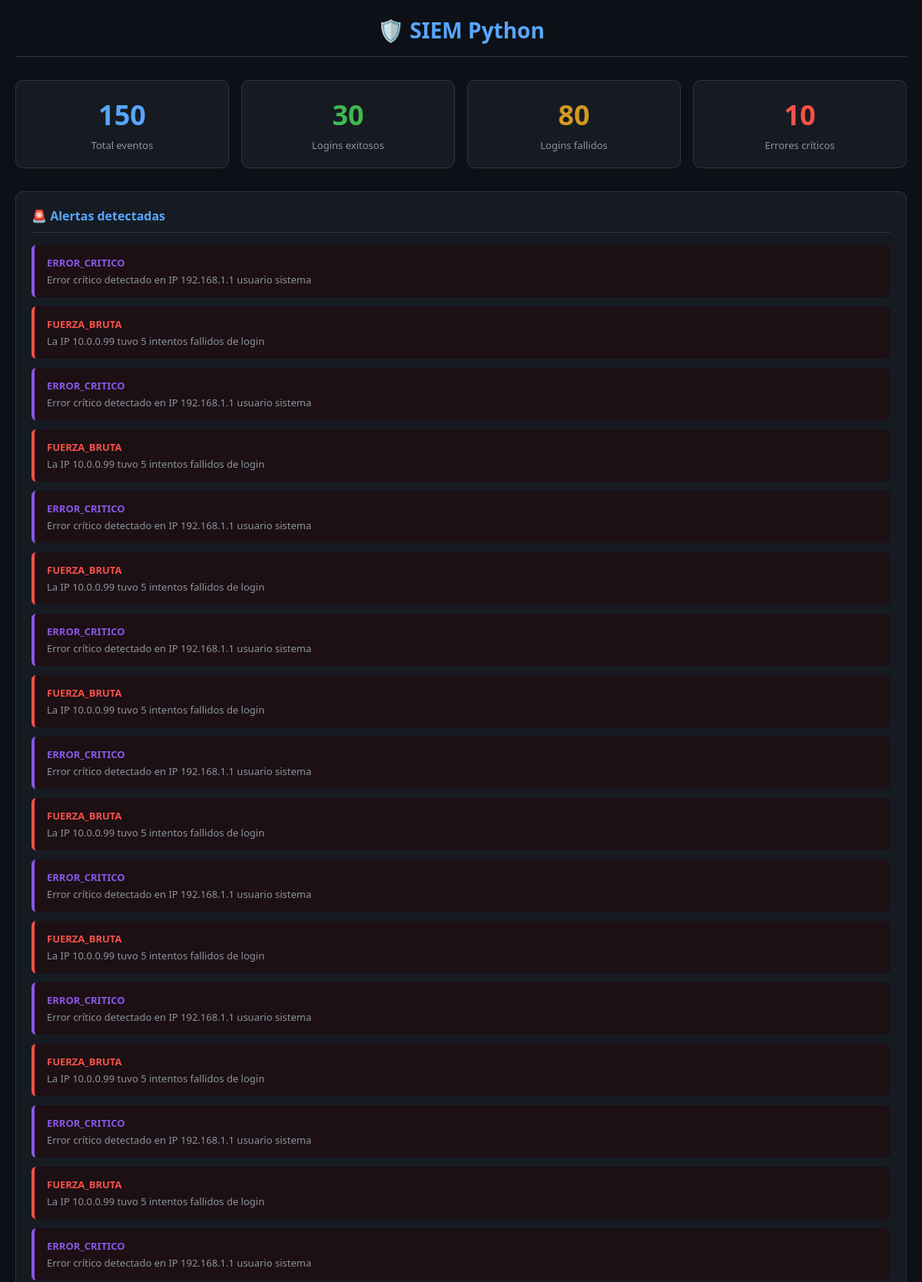
The page / (upper part) on the database its author committed.
### tables this page shows
CREATE TABLE alertas (
                id       INTEGER PRIMARY KEY AUTOINCREMENT,
                tipo     TEXT,
                ip       TEXT,
                cantidad INTEGER,
                mensaje  TEXT
            );

### src/dashboard.py (the view)
@app.route("/")
def index():
    eventos, alertas = obtener_datos()
    stats = obtener_estadisticas(eventos)
    return render_template(
        "index.html",
        eventos  = eventos,
        alertas  = alertas,
        stats    = stats
    )

### src/dashboard.py (called while the page is built)
def obtener_datos():
    try:
        conexion = sqlite3.connect(RUTA_DB)
        conexion.row_factory = sqlite3.Row  # permite acceder por nombre de columna
        cursor = conexion.cursor()
        cursor.execute("SELECT * FROM eventos ORDER BY fecha DESC, hora DESC")
        eventos = cursor.fetchall()
        cursor.execute("SELECT * FROM alertas ORDER BY id DESC")
        alertas = cursor.fetchall()
        conexion.close()
        return eventos, alertas
    except Exception as e:
        print(f"[ Dashboard ] Error al leer la base de datos: {e}")
        return [], []

def obtener_estadisticas(eventos):
    total        = len(eventos)
    exitosos     = sum(1 for e in eventos if e["accion"] == "LOGIN_EXITOSO")
    fallidos     = sum(1 for e in eventos if e["accion"] == "LOGIN_FALLIDO")
    errores      = sum(1 for e in eventos if e["nivel"]  == "ERROR")
    return {
        "total":    total,
        "exitosos": exitosos,
        "fallidos": fallidos,
        "errores":  errores
    }

### src/templates/index.html (shortened to what this page needs)
<!DOCTYPE html>
<html lang="es">
<head>
</head>
<body>
    <h1>🛡️ SIEM Python</h1>
    <div class="stats">
        <div class="card total">
            <div class="numero">{{ stats.total }}</div>
            <div class="etiqueta">Total eventos</div>
        </div>
        <div class="card exito">
            <div class="numero">{{ stats.exitosos }}</div>
            <div class="etiqueta">Logins exitosos</div>
        </div>
        <div class="card fallo">
            <div class="numero">{{ stats.fallidos }}</div>
            <div class="etiqueta">Logins fallidos</div>
        </div>
        <div class="card error">
            <div class="numero">{{ stats.errores }}</div>
            <div class="etiqueta">Errores críticos</div>
        </div>
    </div>
    <div class="seccion">
        <h2>🚨 Alertas detectadas</h2>
        {% if alertas %}
            {% for alerta in alertas %}
            <div class="alerta {{ alerta['tipo'] }}">
                <div class="tipo">{{ alerta['tipo'] }}</div>
                <div class="detalle">{{ alerta['mensaje'] }}</div>
            </div>
            {% endfor %}
        {% else %}
            <div class="sin-alertas">✅ Sin alertas. Todo parece normal.</div>
        {% endif %}
    </div>
</body>
</html>

### src/templates/index.html (style rules this page uses)
* { margin: 0; padding: 0; box-sizing: border-box; }
body { background: #0d1117; color: #c9d1d9; font-family: 'Segoe UI', sans-serif; padding: 20px; }
h1 { text-align: center; color: #58a6ff; font-size: 28px; margin-bottom: 30px; border-bottom: 1px solid #30363d; padding-bottom: 15px; }
.stats { display: flex; gap: 16px; margin-bottom: 30px; flex-wrap: wrap; }
.card { flex: 1; min-width: 140px; background: #161b22; border: 1px solid #30363d; border-radius: 10px; padding: 20px; text-align: center; }
.card .numero { font-size: 36px; font-weight: bold; margin-bottom: 6px; }
.card .etiqueta { font-size: 13px; color: #8b949e; }
.card.total .numero { color: #58a6ff; }
.card.exito .numero { color: #3fb950; }
.card.fallo .numero { color: #d29922; }
.card.error .numero { color: #f85149; }
.seccion { background: #161b22; border: 1px solid #30363d; border-radius: 10px; padding: 20px; margin-bottom: 24px; }
.seccion h2 { font-size: 16px; margin-bottom: 16px; color: #58a6ff; border-bottom: 1px solid #30363d; padding-bottom: 10px; }
.alerta { background: #1c1014; border-left: 4px solid #f85149; border-radius: 6px; padding: 14px 16px; margin-bottom: 12px; }
.alerta.FUERZA_BRUTA { border-color: #f85149; }
.alerta.ERROR_CRITICO { border-color: #8957e5; }
.alerta .tipo { font-size: 13px; font-weight: bold; color: #f85149; margin-bottom: 4px; }
.alerta.ERROR_CRITICO .tipo { color: #8957e5; }
.alerta .detalle { font-size: 13px; color: #8b949e; }

### rows shown on the page
alertas: tipo "ERROR_CRITICO", mensaje "Error crítico detectado en IP 192.168.1.1 usuario sistema"
alertas: tipo "FUERZA_BRUTA", mensaje "La IP 10.0.0.99 tuvo 5 intentos fallidos de login"
alertas: tipo "ERROR_CRITICO", mensaje "Error crítico detectado en IP 192.168.1.1 usuario sistema"
alertas: tipo "FUERZA_BRUTA", mensaje "La IP 10.0.0.99 tuvo 5 intentos fallidos de login"
alertas: tipo "ERROR_CRITICO", mensaje "Error crítico detectado en IP 192.168.1.1 usuario sistema"
alertas: tipo "FUERZA_BRUTA", mensaje "La IP 10.0.0.99 tuvo 5 intentos fallidos de login"
alertas: tipo "ERROR_CRITICO", mensaje "Error crítico detectado en IP 192.168.1.1 usuario sistema"
alertas: tipo "FUERZA_BRUTA", mensaje "La IP 10.0.0.99 tuvo 5 intentos fallidos de login"
alertas: tipo "ERROR_CRITICO", mensaje "Error crítico detectado en IP 192.168.1.1 usuario sistema"
alertas: tipo "FUERZA_BRUTA", mensaje "La IP 10.0.0.99 tuvo 5 intentos fallidos de login"
alertas: tipo "ERROR_CRITICO", mensaje "Error crítico detectado en IP 192.168.1.1 usuario sistema"
alertas: tipo "FUERZA_BRUTA", mensaje "La IP 10.0.0.99 tuvo 5 intentos fallidos de login"
alertas: tipo "ERROR_CRITICO", mensaje "Error crítico detectado en IP 192.168.1.1 usuario sistema"
alertas: tipo "FUERZA_BRUTA", mensaje "La IP 10.0.0.99 tuvo 5 intentos fallidos de login"
alertas: tipo "ERROR_CRITICO", mensaje "Error crítico detectado en IP 192.168.1.1 usuario sistema"
alertas: tipo "FUERZA_BRUTA", mensaje "La IP 10.0.0.99 tuvo 5 intentos fallidos de login"
alertas: tipo "ERROR_CRITICO", mensaje "Error crítico detectado en IP 192.168.1.1 usuario sistema"

### other values the page prints
{{ stats.total }} "150"
{{ stats.exitosos }} "30"
{{ stats.fallidos }} "80"
{{ stats.errores }} "10"
